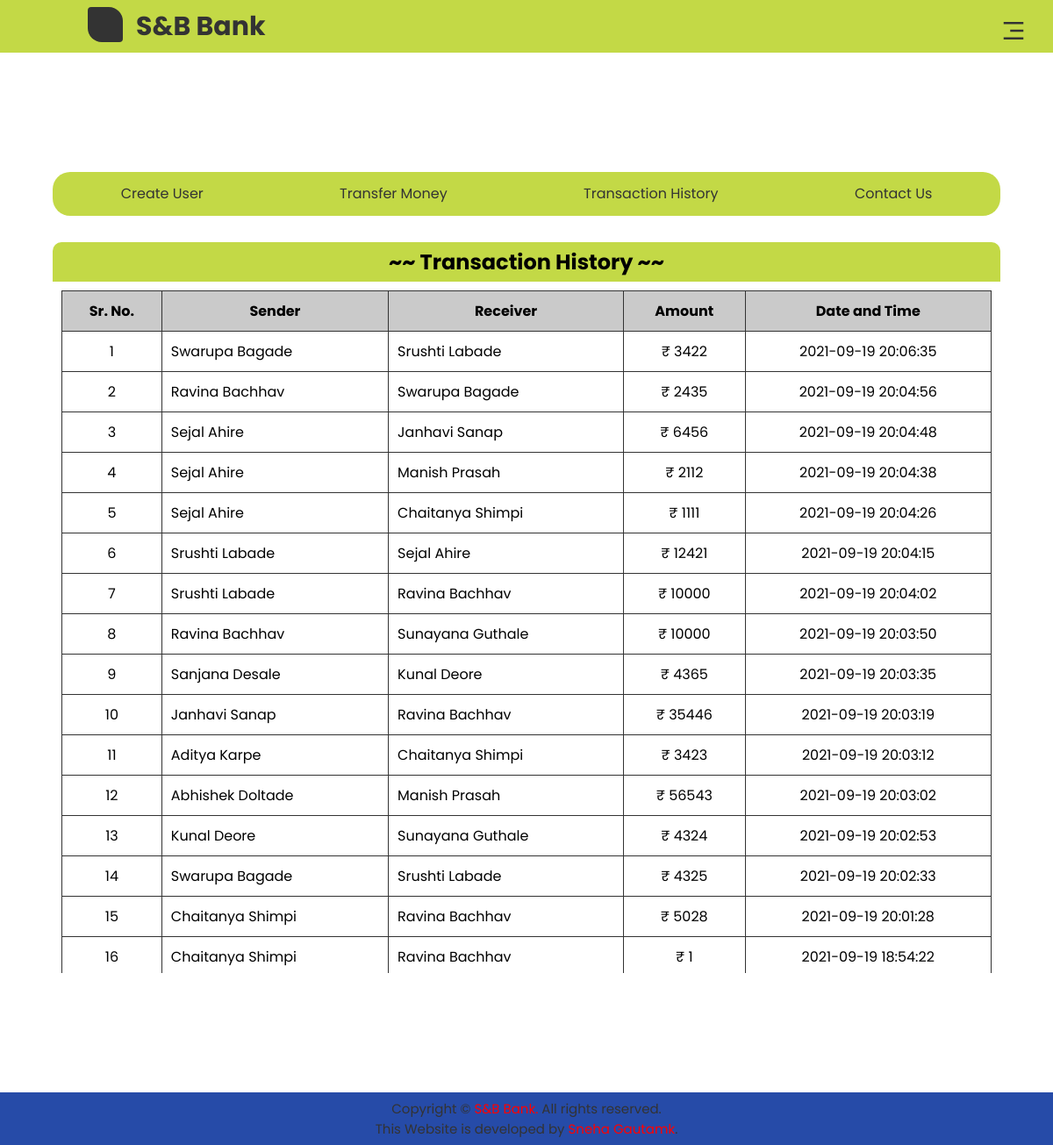
Screenshot of /transaction-history.php with the database file from the repository.
### tables this page shows
CREATE TABLE `transaction_history` (
  `id` int(5) NOT NULL,
  `sender` varchar(50) NOT NULL,
  `receiver` varchar(50) NOT NULL,
  `amount` int(10) NOT NULL,
  `transfer_date` datetime NOT NULL
);

### transaction-history.php (the view, shortened to what this page needs)
<!DOCTYPE html>
<html lang="en">
  <head>
    <link rel="stylesheet" href="./assets/css/app.css" />
    <link
      href="https://cdn.jsdelivr.net/npm/remixicon@2.5.0/fonts/remixicon.css"
      rel="stylesheet"
    />
  </head>
  <body>
    <?php
      include "./components/header.php";
    ?>
    <main class="crtbanking">
      <div class="crtComponent">
        <?php
            require "./components/all-in-one-component.php"
        ?>
        <div class="compMainNav">
          <h2>~~ Transaction History ~~</h2>
          <div class="userTable">
            <table class="userDetails">
              <tr>
                <th>Sr. No.</th>
                <th>Sender</th>
                <th>Receiver</th>
                <th>Amount</th>
                <th>Date and Time</th>
              </tr>
                <?php
                require 'backend/config.php';
                $select = "SELECT * FROM transaction_history ORDER BY transfer_date desc";
                $selectResult = $conn->query($select);
                $srno = 1;
                while($row = mysqli_fetch_array($selectResult)){
                    echo "<tr><td class= 'center'>$srno</td>";
                    echo "<td>$row[sender]</td>";
                    echo "<td>$row[receiver]</td>";
                    echo "<td class= 'center'>&#8377; $row[amount]</td>";
                    echo "<td class='center'>$row[transfer_date]</td></tr>";
                    $srno += 1;
                }
                ?>
            </table>
          </div>
        </div>
      </div>
    </main>
    <?php
        include './components/footer.php';
    ?>
  </body>
</html>

### components/header.php (shortened to what this page needs)
<header>
  <nav>
    <a href="index.php" class="logo">
      <span class="logoDesign"></span>
      <h1>S&B Bank</h1>
    </a>
    <i class="ri-menu-3-line" id="menuOpen"></i>
  </nav>
</header>

### components/all-in-one-component.php (shortened to what this page needs)
<div class="compNav">
  <ul>
    <a href="create-user.php">
      <li>Create User</li>
    </a>
    <a href="transfer-money.php">
      <li>Transfer Money</li>
    </a>
    <a href="transaction-history.php">
      <li>Transaction History</li>
    </a>
    <a href="contact.php">
      <li>Contact Us</li>
    </a>
  </ul>
</div>

### components/footer.php
<footer>
    <h4>Copyright © <a href="index.php">S&B Bank.</a>  All rights reserved.</h4>
    <h4>This Website is developed by  <a href="https://www.linkedin.com/in/snehaagautam/">Sneha Gautamk</a>.</a> </h2>
</footer>

### assets/css/app.css (style rules this page uses)
* { margin: 0; padding: 0; box-sizing: border-box; font-family: 'Poppins', sans-serif; }
body { width: 100vw; overflow-x: hidden; }
a { text-decoration: none; }
ul { list-style: none; }
header { position: fixed; width: 100%; height: 60px; padding: 0 100px; background-color: #c3d946; }
nav { display: flex; align-items: center; justify-content: space-between; width: 100%; height: 100%; }
.logo { display: flex; align-items: flex-start; }
.logo h1 { font-size: 30px; color: #333; margin-left: 15px; }
.logoDesign { display: block; width: 40px; height: 40px; background-color: #333; position: relative; border-radius: 4px 40%; }
#menuOpen, #menuClose { display: none; }
footer { height: 60px; background-color: #264ba8; display: flex; align-items: center; justify-content: center; flex-direction: column; color: #333; position: fixed; bottom: 0; width: 100%; z-index: 500; }
footer h4 { font-weight: 400; font-size: 15px; }
footer a { color: red; }
main { height: 100vh; display: flex; align-items: center; justify-content: center; }
.crtComponent { height: 70vh; width: 70vw; display: flex; align-items: space-between; justify-content: space-between; }
.compNav { background-color: #c3d946; display: flex; align-items: center; flex-direction: column; width: 20%; border-radius: 20px; }
.compNav ul { width: 100%; margin-top: 20px; }
.compNav ul li { height: 50px; padding: 0 20px; display: flex; align-items: center; width: 100%; border-bottom: 1px solid #8ea3195e; }
.compNav ul a { color: #333; }
.compMainNav { overflow: hidden; border-radius: 20px; width: 76%; box-shadow: 0 0 15px rgba(0, 0, 0, 0.26); }
.compMainNav h2 { width: 100%; text-align: center; background-color: #c3d946; padding: 5px 0; }
.userTable { height: 600px; overflow-y: auto; margin: 10px; }
table.userDetails { width: 100%; border: 1px solid #333; border-collapse: collapse; }
table.userDetails tr:first-child { background-color: rgba(107, 107, 107, 0.356); }
table.userDetails th, table.userDetails td { border: 1px solid #333; padding: 10px; }
.center { text-align: center; }
@media only screen and (max-width: 1400px) { .crtComponent { width: 90vw; } }
@media only screen and (max-width: 1201px) { #menuOpen, #menuClose { display: inherit; z-index: 1000; position: fixed; top: 20px; right: 30px; color: #333; font-size: 30px; cursor: pointer; } }
@media only screen and (max-width: 1201px) { .crtComponent { flex-direction: column; align-items: center; justify-content: flex-start; } }
@media only screen and (max-width: 1201px) { .compNav { flex-direction: row; margin-bottom: 30px; width: 100%; } }
@media only screen and (max-width: 1201px) { .compNav ul { display: flex; justify-content: space-around; margin-top: 0; } }
@media only screen and (max-width: 1201px) { .compNav ul li { border-bottom: 0; } }
@media only screen and (max-width: 1201px) { .compMainNav { width: 100%; box-shadow: none; height: max-content; border-radius: 10px 10px 0 0; padding-bottom: 40px; } }
@media only screen and (max-width: 1201px) { .userTable { height: 100%; padding-bottom: 20px; } }

### rows the page displays
transaction_history: sender "Swarupa Bagade", receiver "Srushti Labade", amount "3422", transfer_date "2021-09-19 20:06:35"
transaction_history: sender "Ravina Bachhav", receiver "Swarupa Bagade", amount "2435", transfer_date "2021-09-19 20:04:56"
transaction_history: sender "Sejal Ahire", receiver "Janhavi Sanap", amount "6456", transfer_date "2021-09-19 20:04:48"
transaction_history: sender "Sejal Ahire", receiver "Manish Prasah", amount "2112", transfer_date "2021-09-19 20:04:38"
transaction_history: sender "Sejal Ahire", receiver "Chaitanya Shimpi", amount "1111", transfer_date "2021-09-19 20:04:26"
transaction_history: sender "Srushti Labade", receiver "Sejal Ahire", amount "12421", transfer_date "2021-09-19 20:04:15"
transaction_history: sender "Srushti Labade", receiver "Ravina Bachhav", amount "10000", transfer_date "2021-09-19 20:04:02"
transaction_history: sender "Ravina Bachhav", receiver "Sunayana Guthale", amount "10000", transfer_date "2021-09-19 20:03:50"
transaction_history: sender "Sanjana Desale", receiver "Kunal Deore", amount "4365", transfer_date "2021-09-19 20:03:35"
transaction_history: sender "Janhavi Sanap", receiver "Ravina Bachhav", amount "35446", transfer_date "2021-09-19 20:03:19"
transaction_history: sender "Aditya Karpe", receiver "Chaitanya Shimpi", amount "3423", transfer_date "2021-09-19 20:03:12"
transaction_history: sender "Abhishek Doltade", receiver "Manish Prasah", amount "56543", transfer_date "2021-09-19 20:03:02"
transaction_history: sender "Kunal Deore", receiver "Sunayana Guthale", amount "4324", transfer_date "2021-09-19 20:02:53"
transaction_history: sender "Swarupa Bagade", receiver "Srushti Labade", amount "4325", transfer_date "2021-09-19 20:02:33"
transaction_history: sender "Chaitanya Shimpi", receiver "Ravina Bachhav", amount "5028", transfer_date "2021-09-19 20:01:28"
transaction_history: sender "Chaitanya Shimpi", receiver "Ravina Bachhav", amount "1", transfer_date "2021-09-19 18:54:22"
